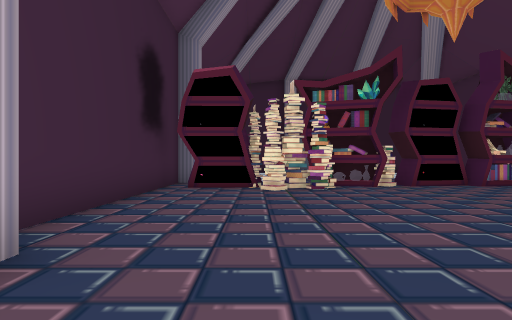
View 1 (above)

16 first-person views from a walk through a 3-D level made in the Unity game engine. The camera is 1.3 m above the floor, looks level and sees 80° across. The floor is counted in squares, 1.8 m on a side. Each view is taken from the middle of a square. On the plan, view 1 faces up. The plan holds only what a view shows up to about 10 squares ahead; the rest is blank. The place goes on beyond the plan. The player is left out. Some animated figures are not drawn. Some surface patterns are stand-ins.

View 2
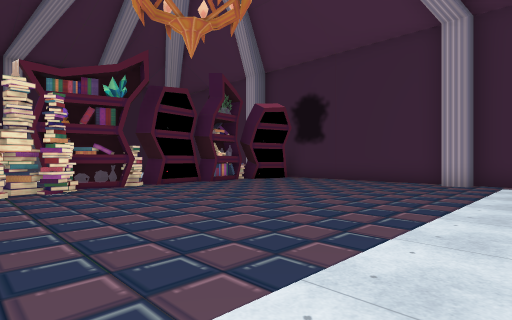

View 3
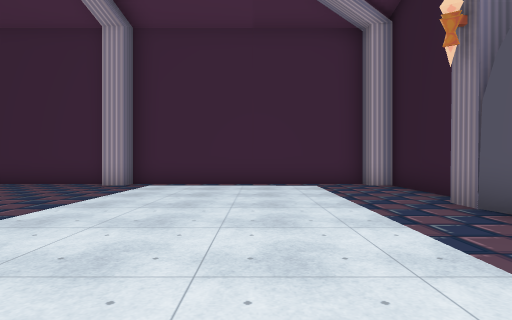

View 4
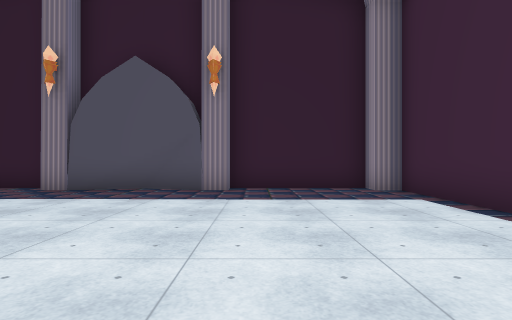

View 5
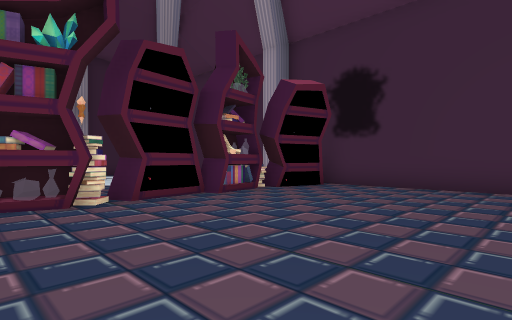

View 6
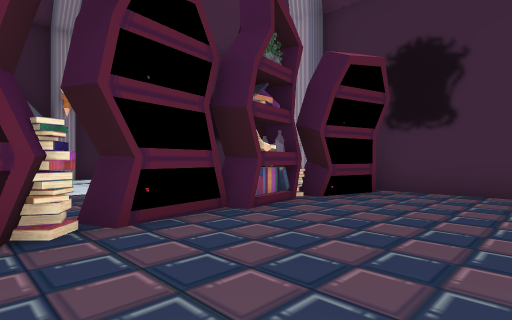

View 7
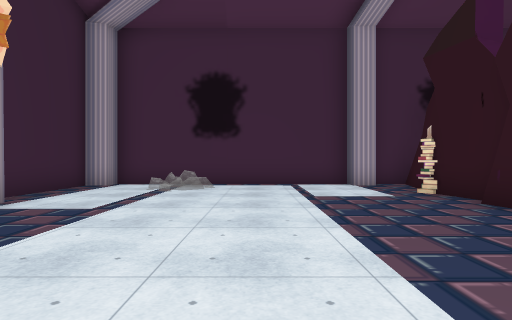

View 8
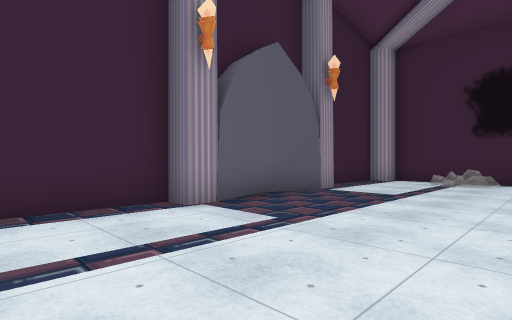

View 9
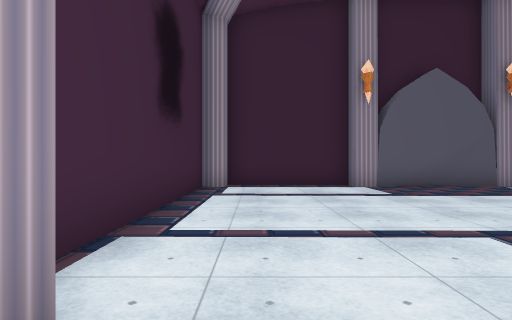

View 10
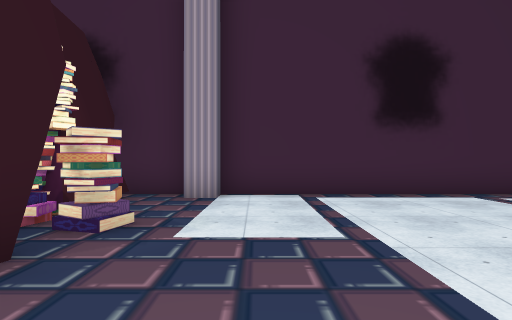

View 11
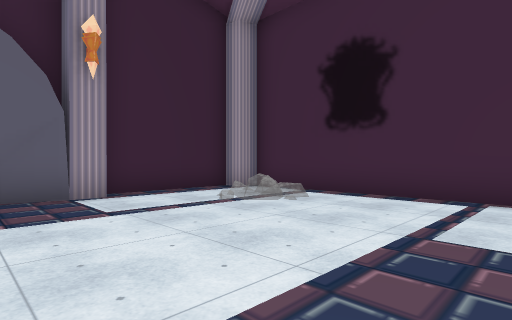

View 12
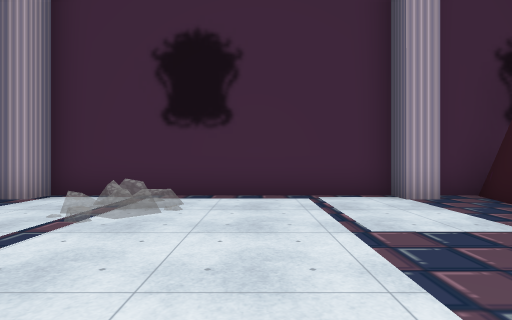

View 13
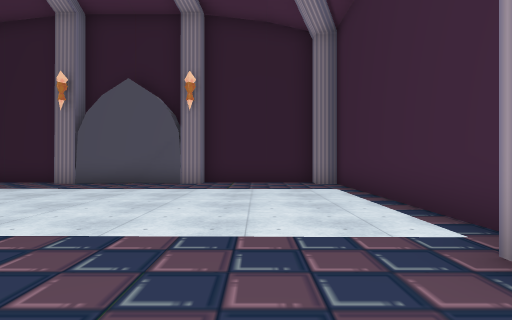

View 14
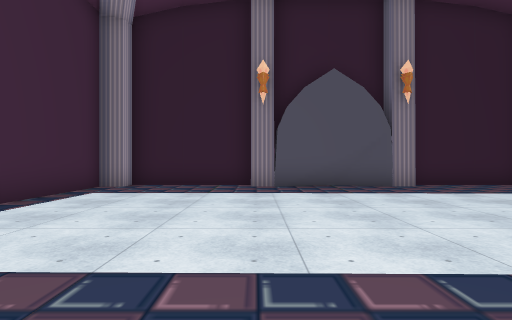

View 15
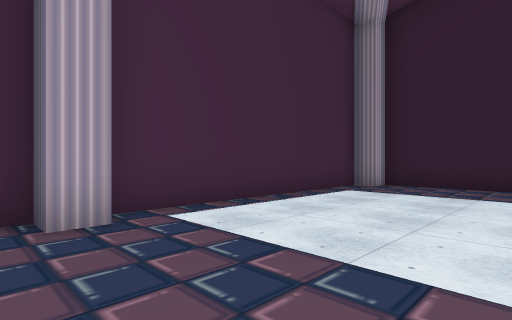

View 16
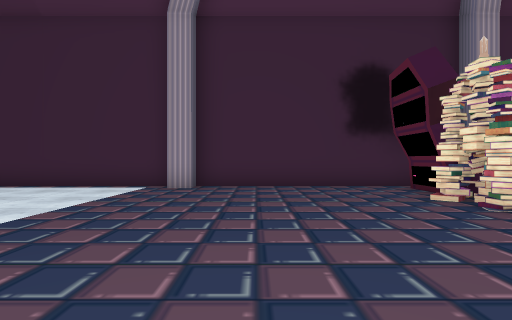

### Floor plan
Points are (right, up) in squares from view 1. A wall is a line through its corners. A room is listed if a view was taken in it or the views show most of it. See-through windows are left out.
Room 1 (views 1, 2, 3, 4, 5, 6, 7, 8, 9, 10, 11, 12, 13, 14, 15, 16)
walls: (9.6, 9.5) (9.6, 10.2) (10.2, 10.2) (10.2, 17.2) (9.6, 17.2) (9.6, 17.8) (6.3, 17.8); (-2.5, 1.6) (-2.5, -5.3) (-1.8, -5.3) (-1.8, -5.8) (1.7, -5.8) (1.7, -5.3) (2.4, -5.3); (2.4, 17.2) (1.7, 17.2) (1.7, 17.8) (-1.8, 17.8) (-1.8, 17.2) (-2.5, 17.2) (-2.5, 10.2) (-1.8, 10.2) (-1.8, 9.6) (-2.5, 9.6) (-2.5, 2.3) (-1.8, 2.3) (-1.8, 1.6); (5.4, -5.3) (6.2, -5.3); (6.3, 17.2) (5.5, 17.2); (6.1, -5.8) (9.6, -5.8) (9.6, -5.3) (10.2, -5.3) (10.2, 1.7) (9.6, 1.7) (9.6, 2.3) (10.2, 2.3) (10.2, 9.4)
objects: other object (-1, 8) to (0, 8); other object (1, 7); other object (1, 8); other object (1, 8) to (3, 9); other object (4, -6); other object (4, 8); other object (4, 9) to (6, 9); other object (4, 18); other object (7, 9) to (8, 9); other object (9, 8) to (9, 9)

Positions as (right, up) in squares from view 1, and headings:
1: (0, 0), facing up
2: (0, 0), facing up-right
3: (1, -2), facing right
4: (1, 2), facing down
5: (2, 3), facing up-right
6: (3, 5), facing up-right
7: (1, 13), facing right
8: (-1, 13), facing up-right
9: (-1, 9), facing up
10: (4, 11), facing left
11: (4, 11), facing up-right
12: (4, 13), facing right
13: (0, 4), facing down
14: (6, 3), facing down
15: (6, 3), facing down-right
16: (6, 4), facing left
